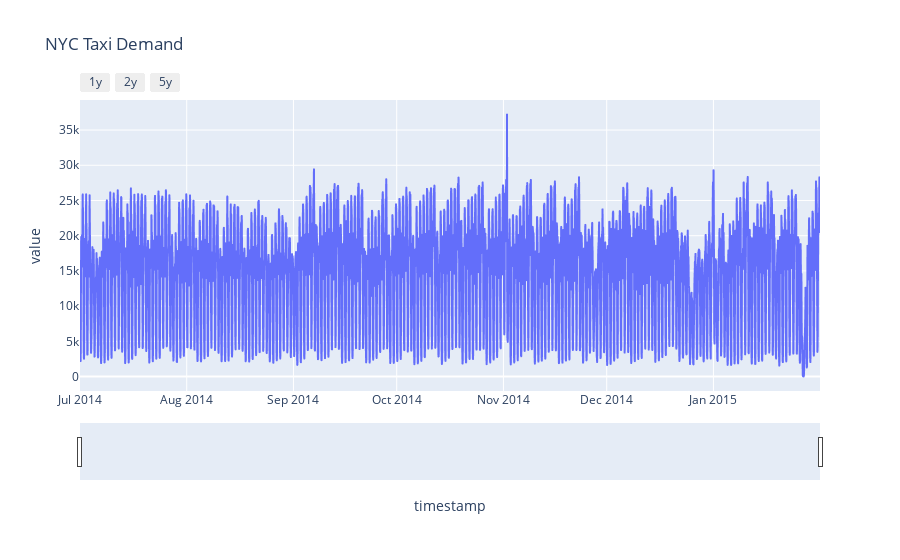

The notebook cell saved with this chart:
### Code cell
#express to plot entire data
fig = px.line(df.reset_index(), x='timestamp', y='value', title='NYC Taxi Demand')
#slider
fig.update_xaxes(
    rangeslider_visible = True,
    rangeselector = dict(
        buttons = list([
              dict(count=1, label='1y', step="year", stepmode="backward"),
              dict(count=2, label='2y', step="year", stepmode="backward"),
              dict(count=2, label='5y', step="year", stepmode="backward")
        ])
    )
)
fig.show()

### Figure 1 — Plotly figure (JSON) as saved in the notebook; plotly's stock layout.template omitted (floating-point values rounded to 4 significant figures; data arrays with more than 128 entries replaced by an {"elided": "..."} marker saying what was removed)
{"data": [{"hovertemplate": "timestamp=%{x}<br>value=%{y}<extra></extra>", "legendgroup": "", "line": {"color": "#636efa", "dash": "solid"}, "marker": {"symbol": "circle"}, "mode": "lines", "name": "", "showlegend": false, "type": "scattergl", "x": {"elided": "5160 str values"}, "xaxis": "x", "y": {"elided": "5160 float values"}, "yaxis": "y"}], "layout": {"legend": {"tracegroupgap": 0}, "title": {"text": "NYC Taxi Demand"}, "xaxis": {"anchor": "y", "domain": [0, 1], "rangeselector": {"buttons": [{"count": 1, "label": "1y", "step": "year", "stepmode": "backward"}, {"count": 2, "label": "2y", "step": "year", "stepmode": "backward"}, {"count": 2, "label": "5y", "step": "year", "stepmode": "backward"}]}, "rangeslider": {"visible": true}, "title": {"text": "timestamp"}}, "yaxis": {"anchor": "x", "domain": [0, 1], "title": {"text": "value"}}}}
